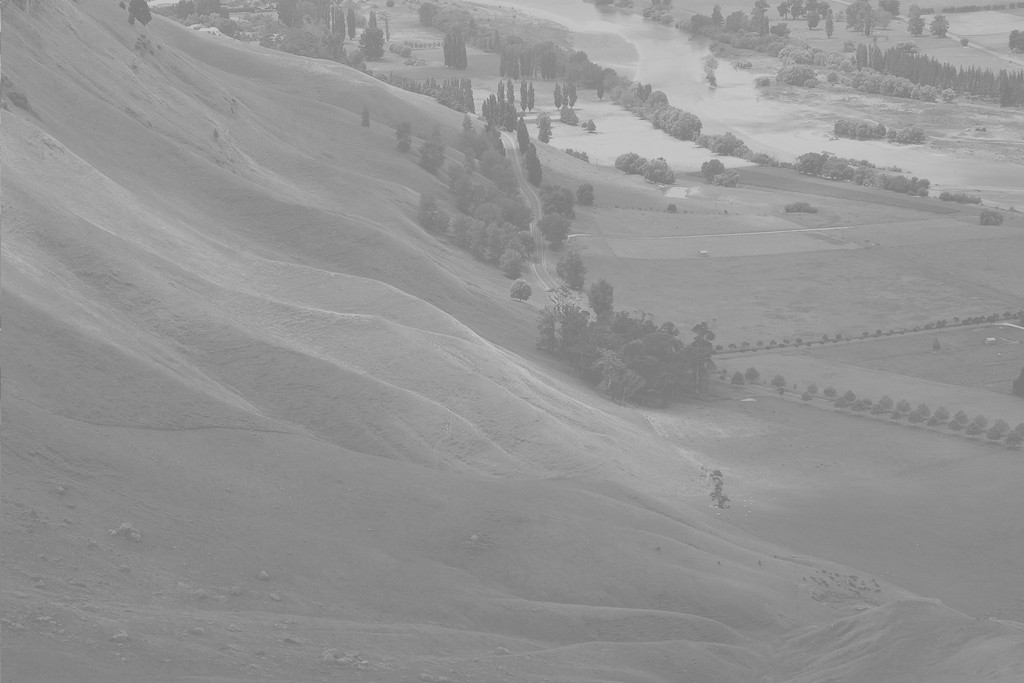
#> input picture Task_02/imagens/paisagem.jpg, 1024 x 683 px, given in place of pieces.png, which was not available
$ python fft_demo.py ../../Task_02/imagens/paisagem.jpg
#> lines starting #> are read from the running program, lines starting #| are printed output that depends on the picture; pictures that were not available may be replaced by others from this repository, and a replacement may not be noted
import sys
import numpy as np
import cv2
from matplotlib import pyplot as plt
from mpl_toolkits import mplot3d

# filename = sys.argv[1]
img = cv2.imread(r"C:\Users\richa\OneDrive\Documentos\Computer Vision\Computer-Vision-Course\Task_03\Demo\imagens\pieces.png",0)
#> img is the input picture: shape (683, 1024); min 114, max 208, mean 148


img_fft = np.fft.fft2(img)
img_fft_shift = np.fft.fftshift(img_fft)

img_fft = np.log(np.abs(img_fft))
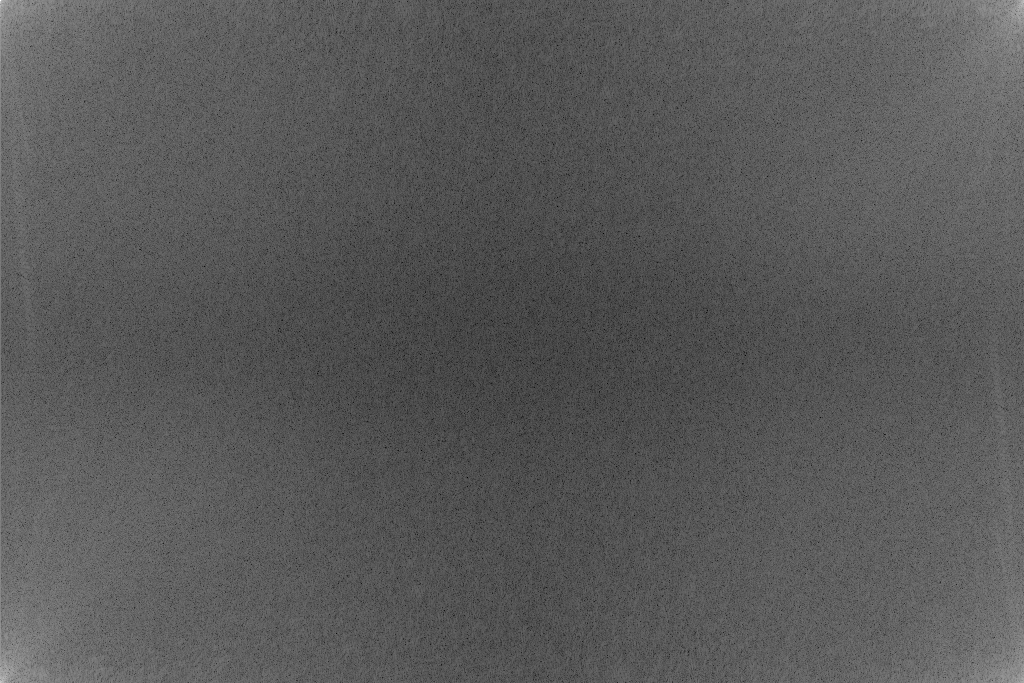
#> img_fft: shape (683, 1024) float64; min 1.62, max 18.46, mean 7.52; drawn with min black and max white
img_fft_shift = np.log(np.abs(img_fft_shift))
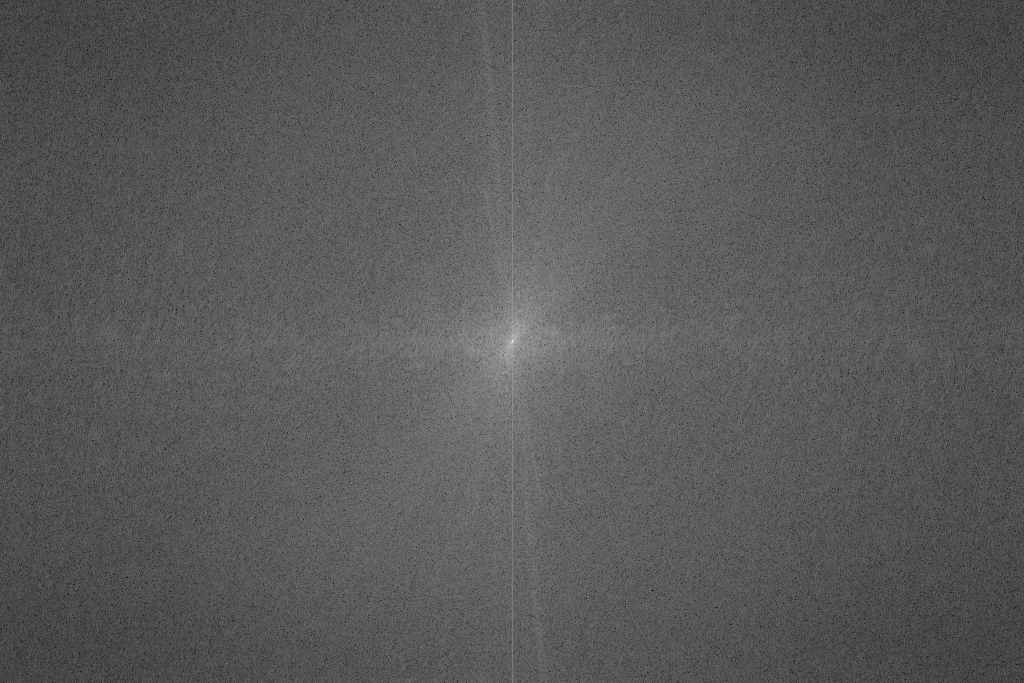
#> img_fft_shift: shape (683, 1024) float64; min 1.62, max 18.46, mean 7.52; drawn with min black and max white


#image plot
plt.subplot(221),plt.imshow(img, cmap = 'gray')
plt.title('original'), plt.xticks([]), plt.yticks([])

plt.subplot(223),plt.imshow(img_fft, cmap = 'gray')
plt.title('fft'), plt.xticks([]), plt.yticks([])

plt.subplot(224),plt.imshow(img_fft_shift, cmap = 'gray')
plt.title('fft shifted'), plt.xticks([]), plt.yticks([])

plt.show()
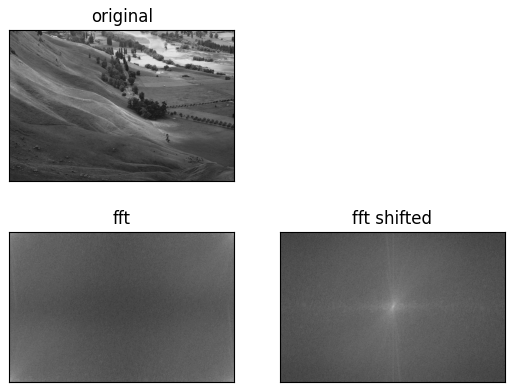
#> figure drawn by matplotlib, 3 panels
